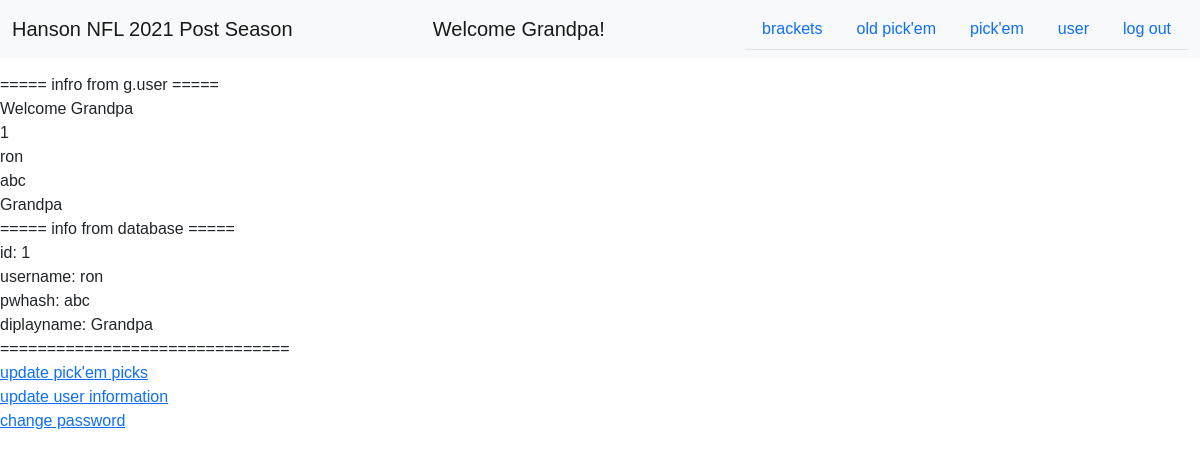
The page /user/user (signed in) on the database as committed earlier.
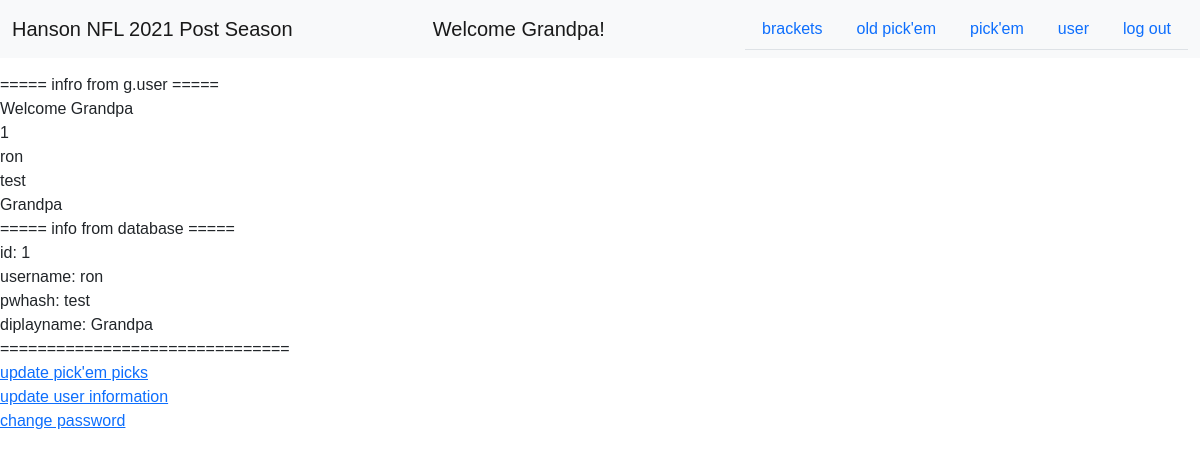
The same page on the database as committed later.
### tables this page shows
CREATE TABLE user (
    id INTEGER PRIMARY KEY AUTOINCREMENT,
    username TEXT UNIQUE NOT NULL,
    pwhash TEXT NOT NULL,
    displayname TEXT NOT NULL
);

### nfl/user.py (the view)
@bp.route('/user', methods=('GET', 'POST'))
@login_required
def user():
    db = get_db()
    user = db.execute(
        'SELECT * FROM user WHERE id=?', (g.user['id'],)
    ).fetchall()
    print(type(user))
    print(type(user[0]))
    return render_template('user/user.html', user=user)

### nfl/auth.py (called while the page is built)
@bp.before_app_request
def load_logged_in_user():
    user_id = session.get('user_id')
    if user_id is None:
        g.user = None
    else:
        g.user = get_db().execute(
            'SELECT * FROM user WHERE id = ?', (user_id,)
        ).fetchone()

def login_required(view):
    @functools.wraps(view)
    def wrapped_view(**kwargs):
        if g.user is None:
            return redirect(url_for('auth.login'))
        return view(**kwargs)
    return wrapped_view

### nfl/db.py (called while the page is built)
def get_db():
    if 'db' not in g:
        g.db = sqlite3.connect(
            current_app.config['DATABASE'],
            detect_types=sqlite3.PARSE_DECLTYPES
        )
        g.db.row_factory = sqlite3.Row
    return g.db

### nfl/templates/user/user.html (shortened to what this page needs)
{% extends "base.html" %}
{% block content %}
    <div>===== infro from g.user =====</div>
    <div>Welcome {{ g.user['displayname'] }}</div>
    <div>{{ g.user['id'] }}</div>
    <div>{{ g.user['username'] }}</div>
    <div>{{ g.user['pwhash'] }}</div>
    <div>{{ g.user['displayname'] }}</div>
    <div>===== info from database =====</div>
    {% for thing in user %}
        <div>id: {{ thing['id'] }}</div>
        <div>username: {{ thing['username'] }}</div>
        <div>pwhash: {{ thing['pwhash'] }}</div>
        <div>diplayname: {{ thing['displayname'] }}</div>
    {% endfor %}
    <div>===============================</div>
    <div>
        <a href="{{ url_for('user.updatepicks') }}">update pick'em picks</a>
    </div>
    <div>
        <a href="{{ url_for('user.updateinfo') }}">update user information</a>
    </div>
    <div>
        <a href="{{ url_for('user.changepassword') }}">change password</a>
    </div>
{% endblock %}

### nfl/templates/base.html (shortened to what this page needs)
<!DOCTYPE html>
<html lang="en">
<head>
    <link href="https://cdn.jsdelivr.net/npm/bootstrap@5.1.3/dist/css/bootstrap.min.css" rel="stylesheet">
    <link rel="stylesheet" href="{{ url_for('static', filename='style.css') }}">
</head>
<body>
    <nav class="navbar navbar-expand-lg navbar-light bg-light">
        <div class="container-fluid">
            <a class="navbar-brand justify-content-center">Hanson NFL 2021 Post Season</a>
            {% if g.user %}
            <a class="navbar-brand justify-content-center">Welcome {{ g.user['displayname'] }}!</a>
            {% else %}
            <a class="navbar-brand justify-content-center"></a>
            {% endif %}
            <ul class="nav nav-tabs justify-content-end">
                {% if g.user %}
                    <li class="nav-item">
                        <a class="nav-link" aria-current="page" href="./brackets.html">
                            <div>brackets</div>
                        </a>
                    </li>
                    <li class="nav-item" aria-current="page">
                        <a class="nav-link" href="{{ url_for('pickem.oldpickem') }}">
                            <div>old pick'em</div>
                        </a>
                    </li>
                    <li class="nav-item" aria-current="page">
                        <a class="nav-link" href="{{ url_for('pickem.newpickem') }}">
                            <div>pick'em</div>
                        </a>
                    </li>
                    <li class="nav-item">
                        <a class="nav-link" aria-current="page" href="{{ url_for('user.user') }}">user</a>
                    </li>
                    <li class="nav-item">
                        <a class="nav-link" aria-current="page" href="{{ url_for('auth.logout') }}">log out</a>
                    </li>
                {% endif %}
            </ul>
        </div>
    </nav>
    <div class="main">
        {% block content %}
        {% endblock %}
    </div>
</body>

### nfl/static/style.css (style rules this page uses)
body { font-family: Optima, sans-serif; padding-top: 3rem; padding-bottom: 3rem; }
.main { margin-top: 25px; }
.navbar { overflow: hidden; background-color: #333; position: fixed; top: 0; width: 100%; }

Rows that differ between the two databases and show on the page:
changed user "ron": user.pwhash "abc" → "test"; pwhash "abc" → "test"
